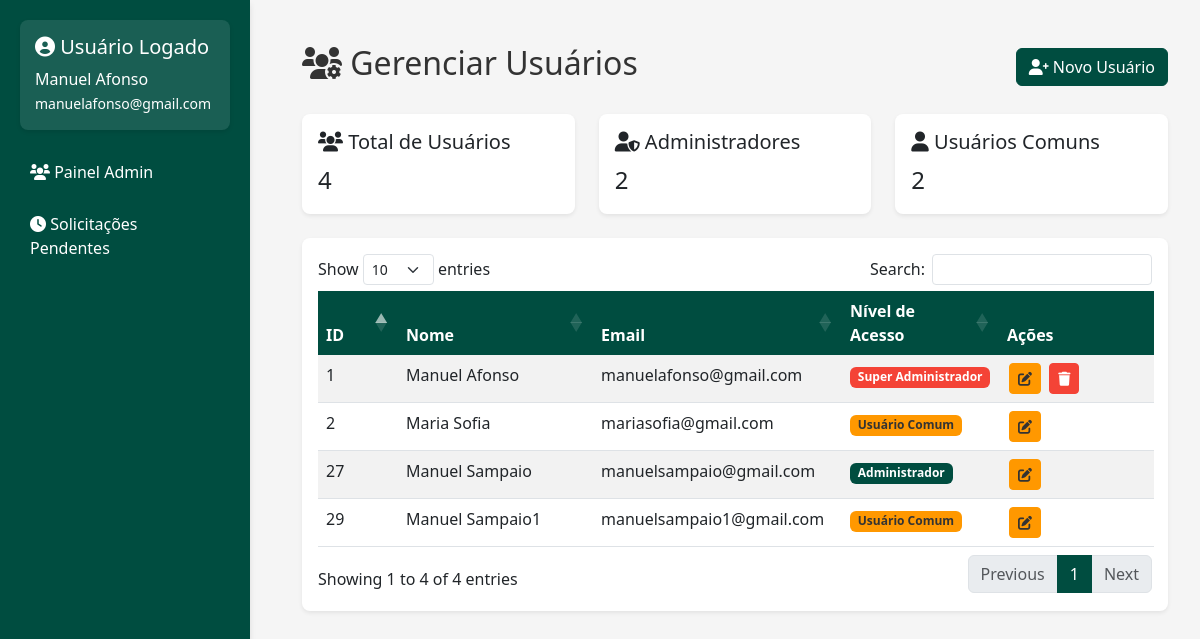
Page /admin/gerenciar_usuarios.php (signed in) on the committed database.
### tables this page shows
CREATE TABLE `usuarios` (
  `id_usuario` int(11) NOT NULL,
  `nome` varchar(100) NOT NULL,
  `email` varchar(100) NOT NULL,
  `senha` varchar(255) NOT NULL,
  `tipo_usuario` enum('admin','comum','super_admin') NOT NULL DEFAULT 'comum'
);

### app/models/Usuario.php (called while the page is built, shortened)
<?php
class Usuario
{
    private PDO $db;
    public function __construct()
    {
        try {
            $this->db = Database::getConnection();
        } catch (PDOException $e) {
            error_log("Erro ao conectar ao banco: " . $e->getMessage());
            throw new Exception("Erro interno ao conectar ao banco de dados.");
        }
    }
    private function executarQuery(string $sql, array $params = [], bool $fetchAll = false, bool $fetchColumn = false)
    {
        try {
            $stmt = $this->db->prepare($sql);
            foreach ($params as $key => $value) {
                $stmt->bindValue($key, $value);
            }
            $stmt->execute();
            if ($fetchColumn) {
                return $stmt->fetchColumn();
            }
            return $fetchAll ? $stmt->fetchAll(PDO::FETCH_ASSOC) : $stmt->fetch(PDO::FETCH_ASSOC);
        } catch (PDOException $e) {
            error_log("Erro na query: " . $e->getMessage());
            return null;
        }
    }
    public function contarTodos(): int
    {
        return (int) ($this->executarQuery("SELECT COUNT(*) FROM usuarios", [], false, true) ?: 0);
    }
    public function contarPorTipo(string $tipo): int
    {
        return (int) ($this->executarQuery("SELECT COUNT(*) FROM usuarios WHERE tipo_usuario = :tipo", [':tipo' => $tipo], false, true) ?: 0);
    }
    public function listarTodos(string $tipoUsuarioLogado, ?int $pagina = null, ?int $porPagina = null): array
    {
        $where = $tipoUsuarioLogado === 'admin' ? "WHERE tipo_usuario != 'super_admin'" : "";
        $sql = "SELECT id_usuario, nome, email, tipo_usuario FROM usuarios $where ORDER BY nome";
        $params = [];
        if ($pagina !== null && $porPagina !== null) {
            $offset = ($pagina - 1) * $porPagina;
            $sql .= " LIMIT :limit OFFSET :offset";
            $params = [':limit' => $porPagina, ':offset' => $offset];
        }
        return $this->executarQuery($sql, $params, true) ?? [];
    }
}

### config/database.php (called while the page is built, shortened)
<?php
class Database {
    private static ?PDO $conn = null;
    private static function getEnv(string $key, string $default = ''): string {
        return $_ENV[$key] ?? getenv($key) ?: $default;
    }
    public static function getConnection(): PDO {
        if (self::$conn === null) {
            try {
                $host = self::getEnv('DB_HOST', 'localhost');
                $db_name = self::getEnv('DB_NAME', 'turismo_angola');
                $username = self::getEnv('DB_USER', 'root');
                $password = self::getEnv('DB_PASS', '');
                $charset = 'utf8mb4';
                $dsn = "mysql:host={$host};dbname={$db_name};charset={$charset}";
                self::$conn = new PDO($dsn, $username, $password, [
                    PDO::ATTR_ERRMODE => PDO::ERRMODE_EXCEPTION,
                    PDO::ATTR_DEFAULT_FETCH_MODE => PDO::FETCH_ASSOC,
                    PDO::ATTR_EMULATE_PREPARES => false,
                ]);
            } catch (Exception $e) {
                error_log("[Erro] Falha na conexão com o banco: " . $e->getMessage());
                throw new Exception("Erro ao conectar ao banco de dados. Verifique as configurações.");
            }
        }
        return self::$conn;
    }
}

### app/controllers/usuarioController.php (called while the page is built, shortened)
<?php
require_once __DIR__ . '/../../config/database.php';
require_once __DIR__ . '/../models/Usuario.php';
class UsuarioController
{
    protected $usuarioModel;
    public function __construct()
    {
        try {
            $this->usuarioModel = new Usuario();
        } catch (Exception $e) {
            error_log("Erro ao inicializar UsuarioController: " . $e->getMessage());
            throw new Exception("Erro interno ao carregar o controlador de usuários.");
        }
    }
    private function obterTipoUsuarioLogado(): string
    {
        return $_SESSION['usuario']['tipo_usuario'] ?? '';
    }
    public function listarUsuarios($pagina = 1, $usuariosPorPagina = 10) {
        try {
            $tipoUsuario = $this->obterTipoUsuarioLogado();
            $usuarios = $this->usuarioModel->listarTodos($tipoUsuario, $pagina, $usuariosPorPagina);
            $estatisticas = [
                'total' => $this->usuarioModel->contarTodos(),
                'admins' => $this->usuarioModel->contarPorTipo('admin'),
                'comuns' => $this->usuarioModel->contarPorTipo('comum')
            ];
            if ($tipoUsuario === 'super_admin') {
                $estatisticas['super_admins'] = $this->usuarioModel->contarPorTipo('super_admin');
            }
            return ['usuarios' => $usuarios, 'estatisticas' => $estatisticas];
        } catch (Exception $e) {
            error_log("Erro ao listar usuários: " . $e->getMessage());
            return [];
        }
    }
}

### admin/gerenciar_usuarios.php (the view, shortened to what this page needs)
<?php
require_once __DIR__ . '/../app/models/Usuario.php';
require_once __DIR__ . '/../app/controllers/UsuarioController.php';
$usuarioController = new UsuarioController();
$usuarioLogado = $_SESSION['usuario'];
$resultado = $usuarioController->listarUsuarios();
if (is_array($resultado) && isset($resultado['usuarios'])) {
    $usuarios = $resultado['usuarios'];
    $estatisticas = $resultado['estatisticas'] ?? [
        'total' => count($usuarios),
        'admins' => 0,
        'comuns' => 0
    ];
}
$totalUsuarios = $estatisticas['total'] ?? 0;
$totalAdmins = ($estatisticas['admins'] ?? 0) + ($estatisticas['super_admins'] ?? 0);
$totalUsuariosComuns = $estatisticas['comuns'] ?? 0;
?>
<!DOCTYPE html>
<html lang="pt">
<head>
    <link rel="stylesheet" href="https://cdn.jsdelivr.net/npm/bootstrap@5.3.0/dist/css/bootstrap.min.css">
    <link rel="stylesheet" href="https://cdn.datatables.net/1.13.4/css/dataTables.bootstrap5.min.css">
    <link rel="stylesheet" href="https://cdnjs.cloudflare.com/ajax/libs/font-awesome/6.0.0/css/all.min.css">
</head>
<body>
<div id="sidebar">
    <div class="user-info">
        <h5><i class="fas fa-user-circle"></i> Usuário Logado</h5>
        <p class="mb-0"><?= htmlspecialchars($usuarioLogado['nome'] ?? 'Usuário') ?></p>
        <small><?= htmlspecialchars($usuarioLogado['email'] ?? 'Email') ?></small>
    </div>
    <a href="painel_admin.php" class="d-block text-decoration-none">
        <i class="fas fa-users"></i> Painel Admin
    </a>
    <?php if (($usuarioLogado['tipo_usuario'] ?? '') === 'super_admin'): ?>
        <a href="solicitacoes_pendentes.php" class="d-block text-decoration-none">
            <i class="fas fa-clock"></i> Solicitações Pendentes
        </a>
    <?php endif; ?>
</div>
<div id="content">
    <div class="container mt-4">
        <div class="d-flex justify-content-between align-items-center mb-4">
            <h2><i class="fas fa-users-cog"></i> Gerenciar Usuários</h2>
            <button class="btn btn-primary" data-bs-toggle="modal" data-bs-target="#cadastroModal">
                <i class="fas fa-user-plus"></i> Novo Usuário
            </button>
        </div>
        <div class="row mb-4">
            <div class="col-md-4">
                <div class="card stat-card shadow-sm p-3">
                    <h5><i class="fas fa-users"></i> Total de Usuários</h5>
                    <p class="fs-4 mb-0"><?= $totalUsuarios ?></p>
                </div>
            </div>
            <div class="col-md-4">
                <div class="card stat-card shadow-sm p-3">
                    <h5><i class="fas fa-user-shield"></i> Administradores</h5>
                    <p class="fs-4 mb-0"><?= $totalAdmins ?></p>
                </div>
            </div>
            <div class="col-md-4">
                <div class="card stat-card shadow-sm p-3">
                    <h5><i class="fas fa-user"></i> Usuários Comuns</h5>
                    <p class="fs-4 mb-0"><?= $totalUsuariosComuns ?></p>
                </div>
            </div>
        </div>
        <div class="card shadow-sm">
            <div class="card-body">
                <table id="usuariosTable" class="table table-striped">
                    <thead>
                        <tr>
                            <th>ID</th>
                            <th>Nome</th>
                            <th>Email</th>
                            <th>Nível de Acesso</th>
                            <th>Ações</th>
                        </tr>
                    </thead>
                    <tbody>
                        <?php foreach ($usuarios as $usuario): ?>
                            <tr>
                                <td><?= htmlspecialchars($usuario['id_usuario'] ?? 'N/A') ?></td>
                                <td><?= htmlspecialchars($usuario['nome'] ?? 'Nome não disponível') ?></td>
                                <td><?= htmlspecialchars($usuario['email'] ?? 'Email não disponível') ?></td>
                                <td>
                                    <?php
                                    $tipoExibicao = 'Usuário';
                                    $tipoUsuario = $usuario['tipo_usuario'] ?? 'comum';
                                    switch($tipoUsuario) {
                                        case 'admin':
                                            $tipoExibicao = 'Administrador';
                                            $badgeClass = 'bg-primary';
                                            break;
                                        case 'super_admin':
                                            $tipoExibicao = 'Super Administrador';
                                            $badgeClass = 'bg-danger';
                                            break;
                                        default:
                                            $tipoExibicao = 'Usuário Comum';
                                            $badgeClass = 'bg-secondary';
                                    }
                                    ?>
                                    <span class="badge <?= $badgeClass ?>">
                                        <?= htmlspecialchars($tipoExibicao) ?>
                                    </span>
                                </td>
                                <td class="table-actions">
                                    <a href="editar_usuario.php?id=<?= $usuario['id_usuario'] ?? '' ?>" class="btn btn-sm btn-info" title="Editar">
                                        <i class="fas fa-edit"></i>
                                    </a>
                                    <?php if ($tipoUsuario === 'super_admin' ||
                                        ($tipoUsuario === 'admin' && ($usuario['tipo_usuario'] ?? '') === 'comum')): ?>
                                        <form method="post" style="display: inline;"
                                              onsubmit="return confirm('Tem certeza que deseja excluir este usuário?');">
                                            <button type="submit" name="excluir_usuario" class="btn btn-sm btn-danger" title="Excluir">
                                                <i class="fas fa-trash"></i>
                                            </button>
                                        </form>
                                    <?php endif; ?>
                                </td>
                            </tr>
                        <?php endforeach; ?>
                    </tbody>
                </table>
            </div>
        </div>
    </div>
</div>
</body>
</html>

### admin/gerenciar_usuarios.php (style rules this page uses)
:root { --primary-color: #004d40; --secondary-color: #ff9800; --accent-color: #f44336; --light-bg: #f5f5f5; --dark-bg: #212121; --text-dark: #333333; --text-light: #ffffff; --shadow: 0 4px 6px rgba(0, 0, 0, 0.1); --hover-shadow: 0 8px 15px rgba(0, 0, 0, 0.2); --transition: all 0.3s ease; --border-radius: 8px; }
body { display: flex; background-color: var(--light-bg); color: var(--text-dark); }
#sidebar { width: 250px; background: var(--primary-color); color: var(--text-light); height: 100vh; padding: 20px; position: fixed; box-shadow: var(--shadow); transition: var(--transition); }
#sidebar .user-info { background: rgba(255,255,255,0.1); padding: 15px; border-radius: var(--border-radius); margin-bottom: 20px; box-shadow: 0 2px 4px rgba(0,0,0,0.1); }
#sidebar a { color: var(--text-light); transition: var(--transition); padding: 10px; border-radius: var(--border-radius); display: block; margin-bottom: 8px; }
#content { margin-left: 270px; width: calc(100% - 270px); padding: 20px; }
.btn-primary { background-color: var(--primary-color); border-color: var(--primary-color); }
.btn-info { background-color: var(--secondary-color); border-color: var(--secondary-color); color: var(--text-dark); }
.btn-danger { background-color: var(--accent-color); border-color: var(--accent-color); }
.stat-card { border-left: 5px solid var(--primary-color); transition: var(--transition); background-color: var(--text-light); border-radius: var(--border-radius); }
.table-actions button, .table-actions a { margin: 0 2px; }
.card { border-radius: var(--border-radius); box-shadow: var(--shadow); transition: var(--transition); border: none; }
table.dataTable thead th { background-color: var(--primary-color); color: var(--text-light); border-bottom: none; }
.badge.bg-primary { background-color: var(--primary-color) !important; }
.badge.bg-secondary { background-color: var(--secondary-color) !important; color: var(--text-dark); }
.badge.bg-danger { background-color: var(--accent-color) !important; }

### rows in the picture
usuarios: nome "Manuel Afonso", email "manuelafonso@gmail.com", id_usuario "1", tipo_usuario "Super Administrador"
usuarios: id_usuario "27", nome "Manuel Sampaio", email "manuelsampaio@gmail.com", tipo_usuario "Administrador"
usuarios: id_usuario "29", nome "Manuel Sampaio1", email "manuelsampaio1@gmail.com", tipo_usuario "Usuário Comum"
usuarios: id_usuario "2", nome "Maria Sofia", email "mariasofia@gmail.com", tipo_usuario "Usuário Comum"

### other values in the picture
$totalUsuarios "4"
$totalAdmins "2"
$totalUsuariosComuns "2"
